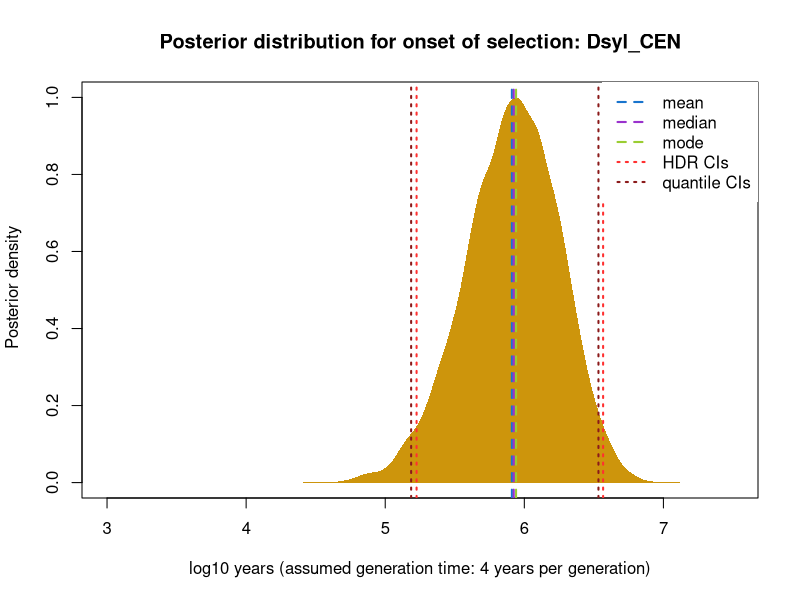
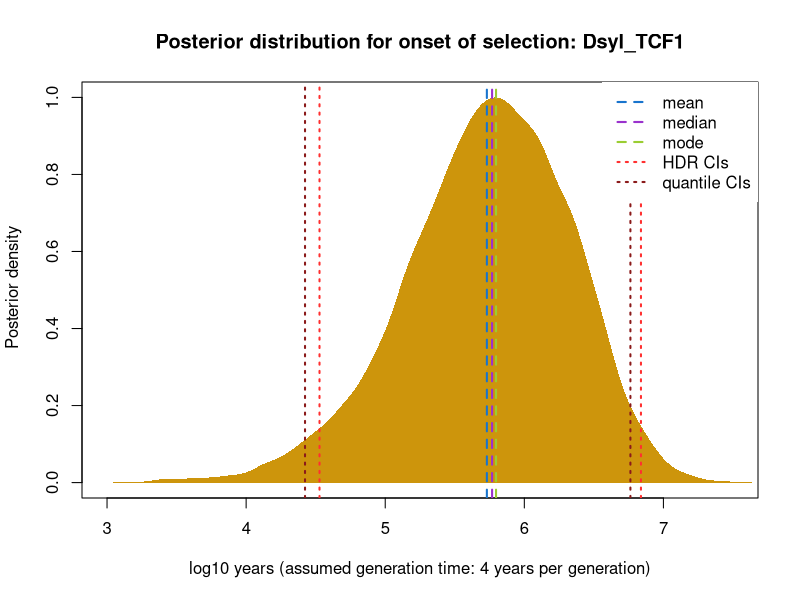
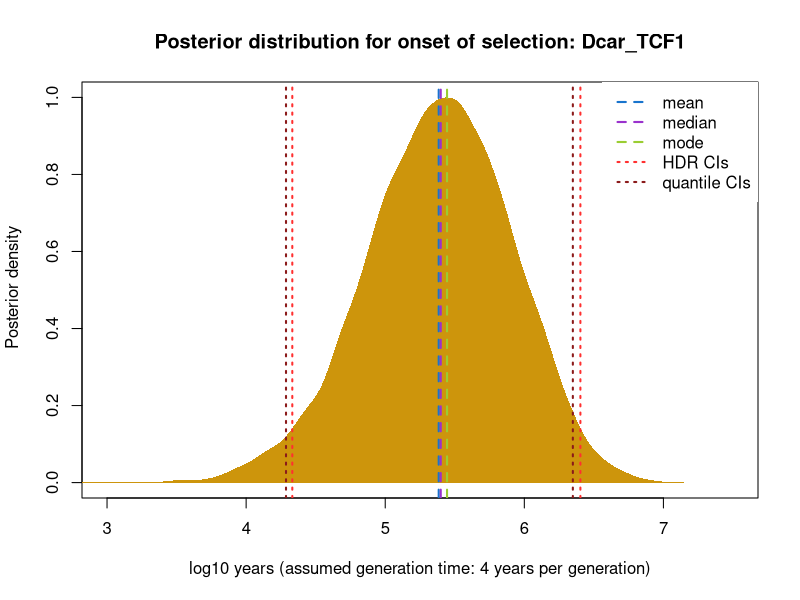
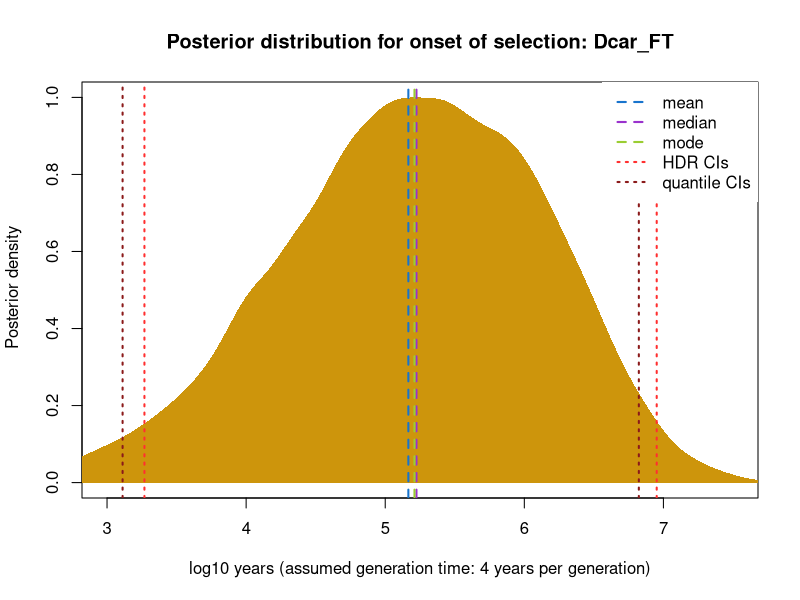

These figures' R source, in order:
### This script calculates, plots and outputs the averages (mean, median and mode) and credible intervals (highest density region and quantile) for the posterior probability distributions of candidate regions' time of onset of selection.
### It takes as input the selection time estimates produced via Selection_time_estimation_allRegions.R

# Load libraries
library("stringr")

# Set working directory
setwd("/Users/luqman/Desktop/Migration time demography")

# Import data (selection time estimates)
selection.df <- read.table("selectionTimeEstimates_Free_newSS.txt", header = TRUE) # simpleModel_11params_RECON2_migTime_FINAL_RUN2_FREE
candidate_regions <- c("Dsyl_CEN", "Dsyl_TCF1", "Dcar_TCF1", "Dcar_FT")

# To convert number of generations to number of years, define the generation time
gen_time = 4

# Define credible interval parameters
# For reference, see: https://stats.stackexchange.com/questions/240749/how-to-find-95-credible-interval.
# Generally, quantiles will give you the interval containing probability mass concentrated around the median (the middle 100𝛼% of your distribution), while highest density region is a region around the modes of the distribution
credible_interval_1D <- 0.95

# First we initialise results dataframe, where we'll write the results to
CI_summary_df <- data.frame(locus=character(), mean=character(), median=character(), mode=character(), lowerCI_HDR=character(), upperCI_HDR=character(), lowerCI_quantile=character(), upperCI_quantile=character(), stringsAsFactors=FALSE)

# Calculate distribution mean, median, mode and credible intervals (highest density region)
for (k in match(paste0(candidate_regions, "_selection_time"), colnames(selection.df))) {
  selection_times <- selection.df[,k]
  selection_density <- selection.df[,k+1]
  
  # Convert time to number of generations (in my demography analysis, Ne = 10,000; Mathias' demography analysis, Ne = 100,000), or if gen_time != 1, number of years
  selection_times <- (10^selection_times) * 4 * 10000 * gen_time
  # Log transform
  selection_times <- log10(selection_times)
  
  ## Calculate CIs
  # Highest density region CI
  const <- sum(selection_density)
  spxx <- sort(selection_density, decreasing = TRUE) / const
  which(cumsum(spxx) >= credible_interval_1D)[1]
  HDR_CI <- spxx[which(cumsum(spxx) >= credible_interval_1D)[1]] * const
  # Get intersects (lower and upper)
  time_intersect_idx <- which.min(abs(selection_density - HDR_CI))
  if(length(time_intersect_idx) < 2) {
    time_intersect_idx <- c(time_intersect_idx, which.min(abs(selection_density[-time_intersect_idx] - HDR_CI)))
  }
  time_intersect_HDR <- selection_times[time_intersect_idx]
  # Quantile interval
  cpxx <- cumsum(selection_density) / sum(selection_density)
  lower_bound_CI <- selection_times[which(cpxx >= (0 + ((1 - credible_interval_1D) / 2)))[1]] 
  upper_bound_CI <- selection_times[which(cpxx >= (1 - ((1 - credible_interval_1D) / 2)))[1]-1]
  time_intersect_quantile <- c(lower_bound_CI, upper_bound_CI)
  
  ## Calculate averages
  # Mean
  time_density_product <- selection_times*selection_density
  weighted_mean_dist <- sum(time_density_product)/sum(selection_density)
  # Median
  cpxx <- cumsum(selection_density) / sum(selection_density)
  median_dist <- selection_times[which(cpxx >= (0.5))[1]] 
  # Mode
  mode_dist <- selection_times[which.max(selection_density)]
  # Concatenate
  averages_dist <- c(weighted_mean_dist,median_dist, mode_dist)
  
  ## Write summary table
  candidate_label_long <- as.vector(str_split(colnames(selection.df[k]),"_",simplify = TRUE))
  candidate_label <- paste0(candidate_label_long[1],"_",candidate_label_long[2])
  data.row <- c(candidate_label,averages_dist,time_intersect_HDR, time_intersect_quantile)
  CI_summary_df[nrow(CI_summary_df) + 1, ] <- data.row
  
  # Plot
  plot(selection_times, selection_density, type = "n", main=paste0("Posterior distribution for onset of selection: ", candidate_label), ylab = " Posterior density", xlab = paste0("log10 years (assumed generation time: ", gen_time, " years per generation)"), xlim = c(3,7.5))
  polygon(selection_times, selection_density, col="darkgoldenrod3", border = NA)
  abline(v=time_intersect_HDR, lwd = 2, lty = 3, col="firebrick1")
  abline(v=time_intersect_quantile, lwd = 2, lty = 3, col="firebrick4")
  abline(v=averages_dist, lwd = 2, lty = 2, col=c("dodgerblue3", "darkorchid3", "olivedrab3"))
  #Add legend
  legend("topright", inset = 0, c("mean", "median", "mode", "HDR CIs", "quantile CIs"), col=c("dodgerblue3", "darkorchid3", "olivedrab3", "firebrick1", "firebrick4"), cex=1, lty=c(2,2,2,3,3), lwd = 2, box.lty=0)
}

# Write out summary table
write.table(CI_summary_df, file = "selectionTimeEstimates_Free_newSS_averages_CI.txt", row.names = FALSE)
